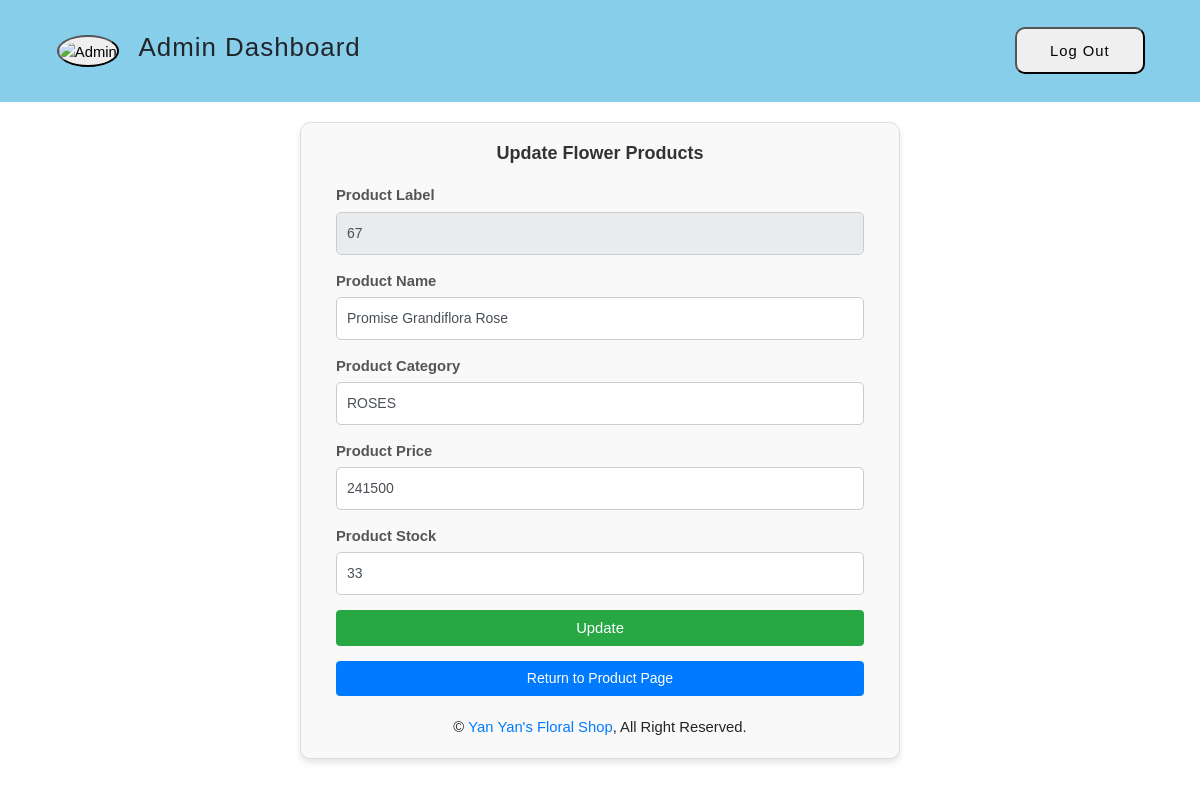
The app's page /YanYanFloralHouse/admin/product_edit.php?id=67 with its own data.
### tables this page shows
CREATE TABLE `flower_product` (
  `product_id` int(10) NOT NULL,
  `product_name` varchar(100) DEFAULT NULL,
  `product_category` varchar(100) DEFAULT NULL,
  `product_desc` text NOT NULL,
  `price` float DEFAULT NULL,
  `stock` int(20) DEFAULT NULL,
  `image` blob DEFAULT NULL
);

### YanYanFloralHouse/admin/data.php (called while the page is built, shortened)
<?php
function getSpecificProduct($conn, $id){
    $sql="SELECT * FROM flower_product WHERE product_id= :id";
    $stmt=$conn->prepare($sql);
    $stmt->execute([':id'=> $id]);
    $product =$stmt->fetch(PDO::FETCH_ASSOC);
    return $product;
}
?>

### YanYanFloralHouse/admin/product_edit.php (the view, shortened to what this page needs)
<?php
include("config/dbconnect.php");
include("data.php");
$id=$_GET['id'];
$product=getSpecificProduct($conn,$id);
?>
<!DOCTYPE html>
<html lang="en">
<head>
    <link rel="stylesheet" href="https://cdn.jsdelivr.net/npm/bootstrap@4.0.0/dist/css/bootstrap.min.css">
    <link rel="stylesheet" href="https://cdnjs.cloudflare.com/ajax/libs/font-awesome/4.7.0/css/font-awesome.min.css">
    <link rel="stylesheet" href="assets/css/style.css">
</head>
<body>
<body>
<?php
require("admin_header.php");
?>
    <div class="product-edit-container" id="product-content">
        <div class="product-edit-content">
            <div class="container-fluid">
                <h6>Update Flower Products</h6>
                <form action="" method="post">
                    <div class="id-section">
                        <label for="product_id" class="form-label">Product Label</label>
                        <input type="number" name="pid" class="form-control" id="product_id" aria-describedby="product_id" readonly value="<?= htmlspecialchars($product['product_id']) ?>">
                    </div>
                    <div class="name-section">
                        <label for="product_name" class="form-label">Product Name</label>
                        <input type="text" name="pname" class="form-control" id="prouct_name" value="<?= htmlspecialchars($product['product_name']) ?>">
                    </div>
                    <div class="category-section">
                        <label for="category" class="form-label">Product Category</label>
                        <input type="text" name="pcategory" class="form-control" id="category" value="<?= htmlspecialchars($product['product_category']) ?>">
                    </div>
                    <div class="price-section">
                        <label for="price" class="form-label">Product Price</label>
                        <input type="text" name="price" class="form-control" id="price" value="<?= htmlspecialchars($product['price']) ?>">
                    </div>
                    <div class="stock-seciton">
                        <label for="stock" class="form-label">Product Stock</label>
                        <input type="text" name="stock" class="form-control" id="stock" value="<?= htmlspecialchars($product['stock']) ?>">
                    </div>
                    <button type="submit" name="submit" class="btn btn-success">Update</button>
                    <button class="btn btn-primary"><a href="product.php" class="product-link">Return to Product Page</a></button>
                </form>
            </div>
        </div>
    <div class="footer-container">
        <div class="footer-row">
            <div class="foot-text">
                &copy; <a href="#">Yan Yan's Floral Shop</a>, All Right Reserved.
            </div>
        </div>
    </div>
    </div>
</body>
</html>

### YanYanFloralHouse/admin/assets/css/style.css (style rules this page uses)
* { margin: 0; padding: 0; font-family: 'Work Sans', sans-serif; font-size: 14.8px; }

### YanYanFloralHouse/admin/product_edit.php (style rules this page uses)
h6, input, button, a { margin: 0; padding: 0; box-sizing: border-box; font-family: 'Arial', sans-serif; }
.product-edit-container { margin: 20px auto; padding: 20px; max-width: 600px; border: 1px solid #ddd; border-radius: 10px; background-color: #f9f9f9; box-shadow: 0 4px 6px rgba(0, 0, 0, 0.1); }
.product-edit-content h6 { font-size: 18px; font-weight: bold; text-align: center; margin-bottom: 20px; color: #333; }
form { display: flex; flex-direction: column; gap: 15px; }
form .form-label { font-weight: bold; margin-bottom: 5px; color: #555; }
form .form-control { width: 100%; padding: 10px; border: 1px solid #ccc; border-radius: 5px; font-size: 14px; }
form button { padding: 10px; font-size: 14px; border: none; border-radius: 5px; cursor: pointer; transition: background-color 0.3s ease; }
form button.btn-success { background-color: #28a745; color: white; }
form button.btn-primary { background-color: #007bff; color: white; }
form button .product-link { color: white; text-decoration: none; font-size: 14px; }
.foot-text { margin-top: 20px; text-align: center; }

### records on screen
flower_product: pid "67", pname "Promise Grandiflora Rose", pcategory "ROSES", price "241500", stock "33"
